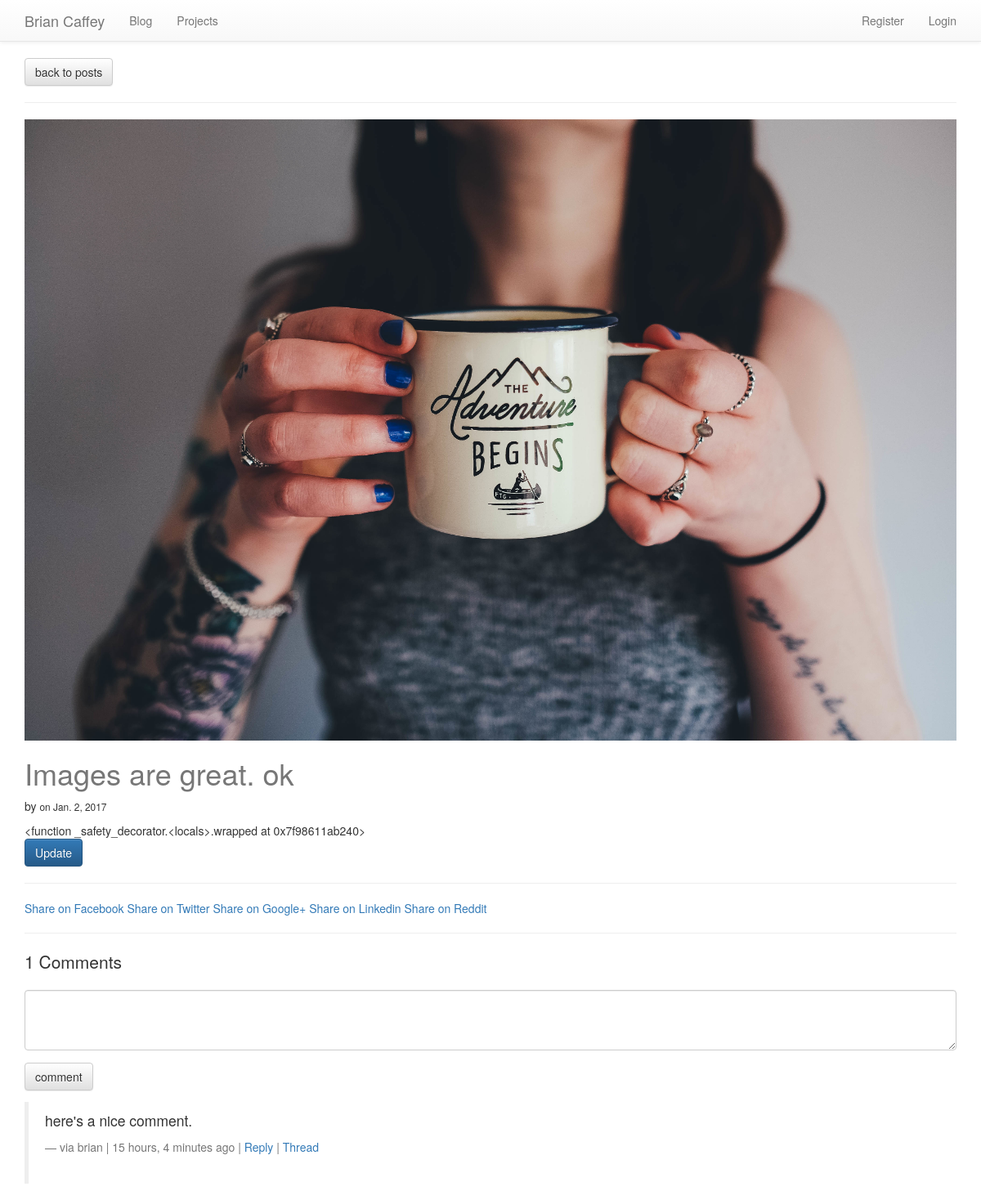
Page /blog/images-are-great-ok/ on the earlier database version.
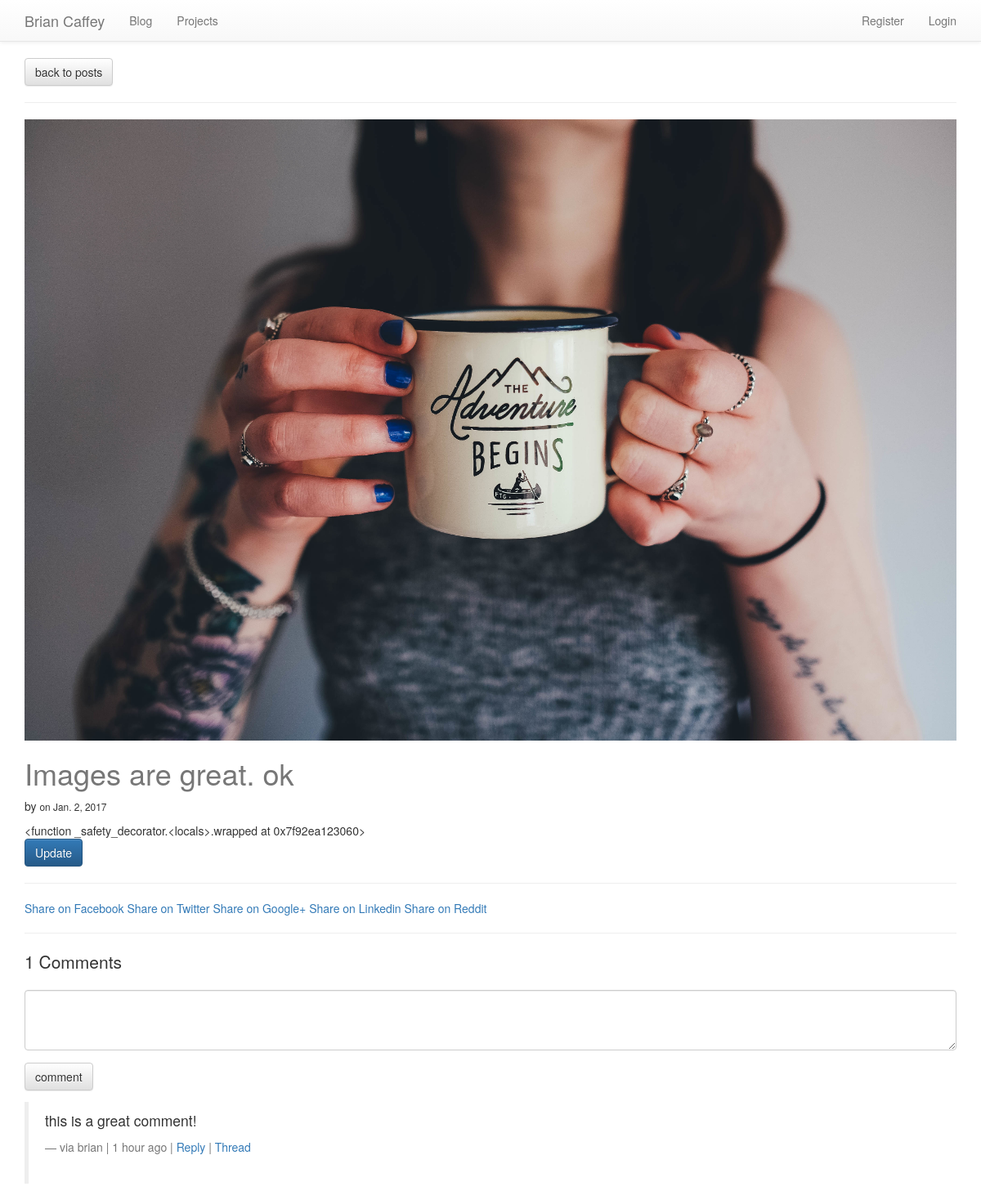
Same page on the later database version.
### posts/models.py (models this page shows, shortened)
class Post(models.Model):
	user = models.ForeignKey(settings.AUTH_USER_MODEL, default=1)
	title = models.CharField(max_length=100)
	slug = models.SlugField(unique=True)
	height_field = models.IntegerField(default=0)
	width_field = models.IntegerField(default=0)
	image = models.ImageField(
		upload_to=upload_location,
		width_field = "width_field",
		height_field = "height_field",
		null=True,
		blank=True)
	content = models.TextField()
	draft = models.BooleanField(default=False)
	publish = models.DateField(auto_now=False, auto_now_add=False)
	updated = models.DateTimeField(auto_now=True, auto_now_add=False)
	timestamp = models.DateTimeField(auto_now=False, auto_now_add=True)
	class Meta:
		ordering = ['-timestamp', '-updated']
	def get_markdown(self):
		content = self.content
		return mark_safe(markdown(content))
	objects = PostManager()
	@property
	def comments(self):
		instance = self
		qs = Comment.objects.filter_by_instance(instance)
		return qs
	@property
	def get_content_type(self):
		instance = self
		content_type = ContentType.objects.get_for_model(instance.__class__)
		return content_type

### comments/models.py (models this page shows, shortened)
class Comment(models.Model):
	user 		= models.ForeignKey(settings.AUTH_USER_MODEL, default=1)
	content_type=models.ForeignKey(ContentType, on_delete=models.CASCADE)
	object_id 	= models.PositiveIntegerField()
	content_object = GenericForeignKey('content_type', 'object_id')
	parent 		= models.ForeignKey("self", null=True, blank=True)
	content 	= models.TextField()
	timestamp 	= models.DateTimeField(auto_now_add=True)
	class Meta:
		ordering = ['-timestamp']
	objects = CommentManager()
	def children(self):
		return Comment.objects.filter(parent=self)
	@property
	def is_parent(self):
		if self.parent is not None:
			return False
		return True

### posts/views.py (the view, shortened to what this page needs)
# urls.py: url(r'^(?P<slug>.+)/$', posts_detail, name='detail'),
def posts_detail(request, slug):
	instance = get_object_or_404(Post, slug=slug)
	if instance.draft or instance.publish > timezone.now().date():
		if not request.user.is_staff or not request.user.is_superuser:
			raise Http404
	share_string = quote_plus(instance.content)
	initial_data = {
		'content_type':instance.get_content_type,
		'object_id':instance.id
	}
	form = CommentForm(request.POST or None, initial=initial_data)
	comments = instance.comments
	context = {
		'title':instance.title,
		'instance':instance,
		'share_string':share_string,
		'comments':comments,
		'comment_form':form,
	}
	return render(request, "post_detail.html", context)

### comments/forms.py
class CommentForm(forms.Form):
	content_type = forms.CharField(widget=forms.HiddenInput)
	object_id = forms.IntegerField(widget=forms.HiddenInput)
	content = forms.CharField(label='', widget=forms.Textarea(
		attrs={'rows':3}))

### comments/models.py (called while the page is built)
	def filter_by_instance(self, instance):
		content_type = ContentType.objects.get_for_model(instance.__class__)
		obj_id = instance.id
		qs = super(CommentManager, self).filter(content_type=content_type, object_id=obj_id)
		return qs

### posts/templatetags/urlify.py (called while the page is built)
@register.filter
def urlify(value):
	return quote_plus(value)

### templates/post_detail.html (shortened to what this page needs)
{% extends 'base.html' %}
{% load crispy_forms_tags %}
{% load urlify %}
{% block content %}
<div class="">
	<p><a class="btn btn-default" href="{% url 'posts:list'%}">back to posts</a></p>
	<hr>
	{% if instance.image %}
	<img src="{{ instance.image.url }}" class="img-responsive" />
	{% endif %}
		<h1>{{ instance.title }} </h1>
		<p>by {{ instance.user.get_full_name }} <small>on {{ instance.publish }}</small></p>
		<div class="post-detail-item">{{ instance.get_markdown }}</div>
		<a class="btn btn-primary" href="{% url 'posts:update' slug=instance.slug %}">Update</a>
		<hr>
		<a href="https://www.facebook.com/sharer/sharer.php?u={{ request.build_absolute_uri }}">Share on Facebook</a>
		<a href="https://twitter.com/home?status={{ instance.title | truncatechars:30 | urlify }}%20{{ request.build_absolute_uri }}">Share on Twitter</a>
		<a href='https://plus.google.com/share?url={{ request.build_absolute_uri }}'>Share on Google+</a>
		<a href="https://www.linkedin.com/shareArticle?mini=true&url={{ request.build_absolute_uri }}&title={{ instance.title | urlify }}&summary={{ instance.content | truncatechars:50 | urlify }}&source={{ request.build_absolute_uri }}">
		Share on Linkedin</a>
		<a href='http://www.reddit.com/submit?url={{ request.build_absolute_uri }}&title={{ instance.title | urlify }}'>Share on Reddit</a>
		<hr>
		<div>
			<p class="lead">{{ comments.all.count }} Comments</p>
			<form method="POST" action=".">{% csrf_token %}
				{{ comment_form | crispy }}
				<input type="submit" value="comment" class="btn btn-default"></input>
			</form>
			{% for comment in comments %}
			{% if comment.is_parent %}
				<blockquote>
	  			<p>{{ comment.content }}</p>
				<small>via {{ comment.user }} | {{ comment.timestamp | timesince }} ago | <a class="comment-reply-btn" href="#">Reply</a> | <a href="{% url 'comments:thread' pk=comment.id %}">Thread</a></small>
				<br />
				</blockquote>
			{% endif %}
			{% endfor %}
		</div>
</div>
{% endblock content %}

Differences in the rows shown:
removed Comment: content "here's a nice comment.", user "brian", timestamp "15 hours, 4 minutes"
computed for Post "Images are great. ok": get_markdown "<function _safety_decorator.<locals>.wrapped at 0x7f98611ab240>" → "<function _safety_decorator.<locals>.wrapped at 0x7f92ea123060>"
added Comment: content "this is a great comment!", user "brian", timestamp "1 hour"
